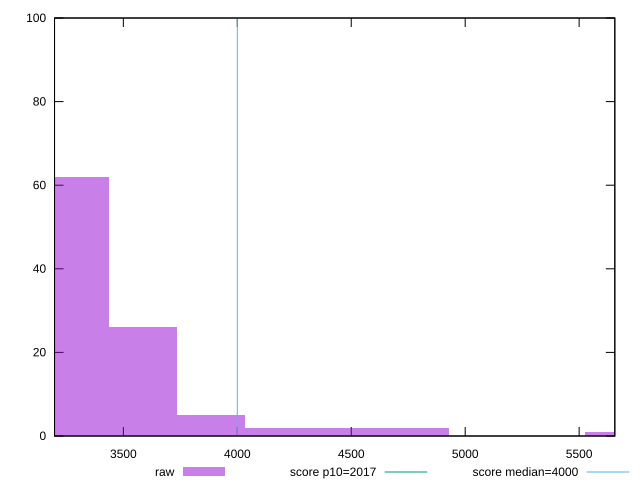

This chart was generated by the following gnuplot code:
reset

$raw <<EOF
4779.44423476481 2
3584.5831760736073 26
4182.013705419209 2
4480.728970092009 2
3285.867911400807 62
3883.2984407464082 5
5675.590028783212 1
EOF

set key outside below
set boxwidth 298.71526467280063
set xrange [3197.9680000000003:5656.6159999999945]
set yrange [0:100]
set trange [0:100]
set style fill transparent solid 0.5 noborder

set parametric
set terminal svg size 640, 490 enhanced background rgb 'white'
set output "report_00009_2021-02-08T22-37-41.559Z/mainthread-work-breakdown/samples/pages+cached/raw/histogram.svg"

plot $raw title "raw" with boxes, \
     2017,t title "score p10=2017", \
     4000,t title "score median=4000"

reset
